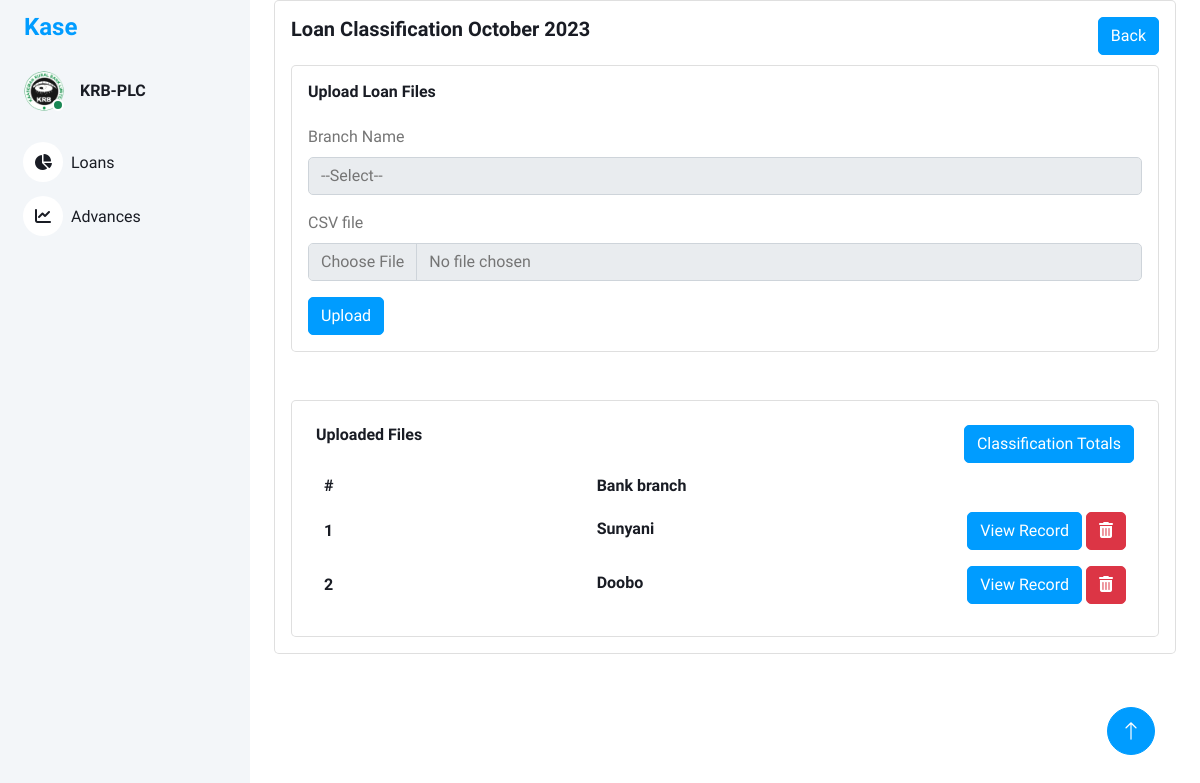
/loan_classification_upload/1, run on an earlier commit of the app's database.
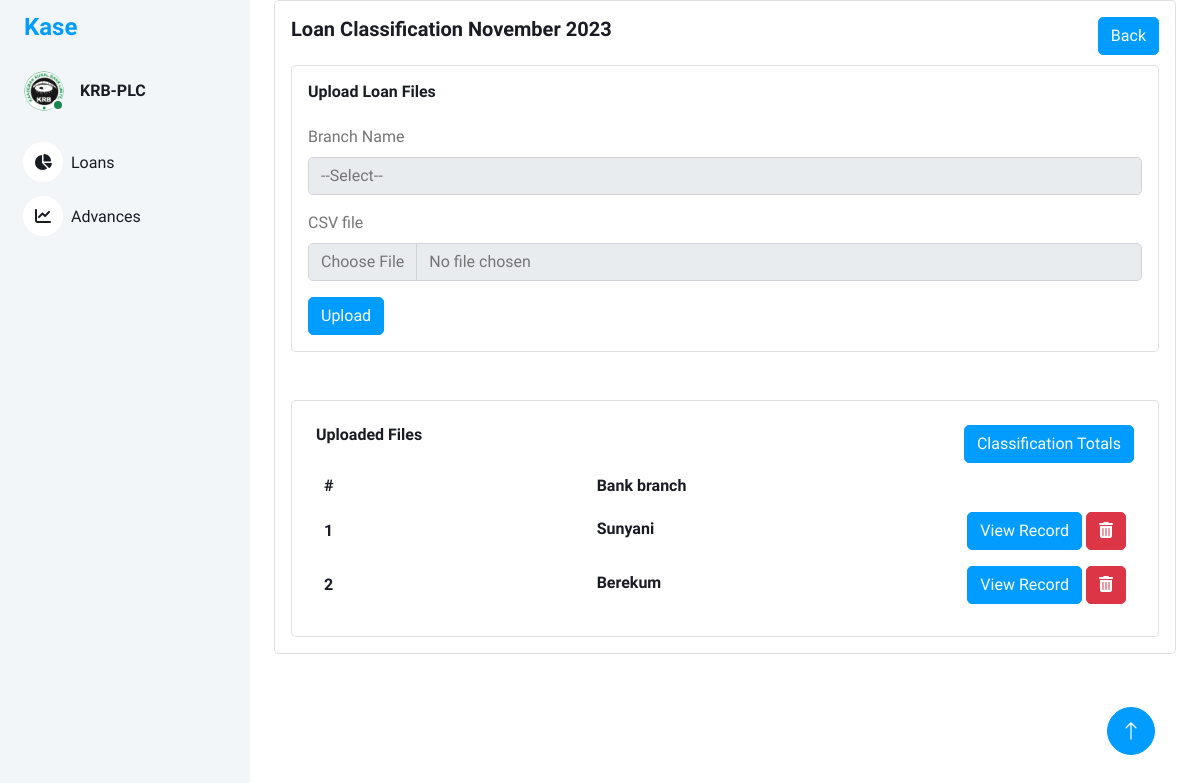
And on a later commit of the database.
### models/loan_classification.py (models this page shows, shortened)
class LoanClassification(db.Model):
    id = db.Column(db.Integer, primary_key=True)
    loan_classification_name = db.Column(db.String(100), nullable=False)
    loan_classification_desc = db.Column(db.String(100), nullable=True)

### models/loan_classification_files.py (models this page shows, shortened)
class LoanClassificationFiles(db.Model):
    id = db.Column(db.Integer, primary_key=True)
    branch_name = db.Column(db.String(100), nullable=False)
    loan_class_id = db.Column(db.String(100), nullable=True)
    filename = db.Column(db.String(100), nullable=True)

### views/loan_classification.py (the view)
@bp.route('/loan_classification_upload/<int:id>', methods=['GET'])
def loan_classification_uploads(id):
    loan_classification_uploads = LoanClassificationFiles.query.filter_by(loan_class_id=id).all()
    serialized_loan_classification_uploads = []
    for classification in loan_classification_uploads:
        serialized_loan_classification_uploads.append({
            'id': classification.id,
            'branch_name': classification.branch_name,
        })
    loan_classifications = LoanClassification.query.filter_by(id=id).all()  # Retrieve all loan classifications from the database
    return render_template('loan_classification_uploads.html',loan_class_uploads=serialized_loan_classification_uploads,loan_class_id=id,loan_class_date=loan_classifications[0].loan_classification_name)

### templates/loan_classification_uploads.html (shortened to what this page needs)
<!DOCTYPE html>
<html lang="en">
<head>
    <link href="https://cdnjs.cloudflare.com/ajax/libs/font-awesome/5.10.0/css/all.min.css" rel="stylesheet">
    <link href="https://cdn.jsdelivr.net/npm/bootstrap-icons@1.4.1/font/bootstrap-icons.css" rel="stylesheet">
    <link href="{{ url_for('static', filename='lib/owlcarousel/assets/owl.carousel.min.css') }}" rel="stylesheet">
    <link href="{{ url_for('static', filename='lib/tempusdominus/css/tempusdominus-bootstrap-4.min.css') }}"
        rel="stylesheet" />
    <link href="{{ url_for('static',filename='css/bootstrap.min.css') }}" rel="stylesheet">
    <link href="{{ url_for('static', filename='css/style.css') }}" rel="stylesheet">
    <link rel="stylesheet" href="https://cdnjs.cloudflare.com/ajax/libs/font-awesome/6.0.0-beta3/css/all.min.css">
</head>
<body>
    <div class="container-xxl position-relative bg-white d-flex p-0">
        <div class="sidebar pe-4 pb-3">
            <nav class="navbar bg-light navbar-light">
                <a href="{{ url_for('main.index') }}" class="navbar-brand mx-4 mb-3">
                    <h4 class="text-primary">Kase</h4>
                </a>
                <div class="d-flex align-items-center ms-4 mb-4">
                    <div class="position-relative">
                        <img class="rounded-circle" src="{{ url_for('static',filename='img/krblogoBig.png') }}" alt=""
                            style="width: 40px; height: 40px;">
                        <div
                            class="bg-success rounded-circle border border-2 border-white position-absolute end-0 bottom-0 p-1">
                        </div>
                    </div>
                    <div class="ms-3">
                        <h6 class="mb-0">KRB-PLC</h6>
                    </div>
                </div>
                <div class="navbar-nav w-100">
                    <a href="{{ url_for('main.index') }}" class="nav-item nav-link"><i
                            class="fa fa-chart-pie me-2"></i>Loans
                    </a>
                    <a href="{{ url_for('returns.returns') }}" class="nav-item nav-link"><i
                            class="fa fa-chart-line me-2"></i>Advances</a>
                </div>
            </nav>
        </div>
        <div class="content">
            <div class="container-fluid">
                <div class="container-fluid">
                    <div class="card">
                        <div class="card-body">
                             <div class="d-flex justify-content-between">
                                        <div>
                                            <h5 class="card-title fw-semibold mb-4">Loan Classification {{ loan_class_date }}</h5>
                                        </div>
                                        <div>
                                            <a href="{{ url_for('main.index')}}" class="btn btn-primary">Back</a>
                                        </div>
                                    </div>
                            <div class="card">
                                <div class="card-body ">
                                    <h6 class="card-title fw-semibold mb-4">Upload Loan Files </h6>
                                    <form method="post" action="{{ url_for('loan_classification.loan_file_upload',id=loan_class_id) }}" enctype="multipart/form-data">
                                        <div class="mb-3">
                                            <label for="loanClassName" class="form-label">Branch Name</label>
                                            <select class="form-control" name="branchName" id="branchName" >
                                                <option selected disabled>--Select--</option>
                                            </select>
                                        </div>
                                        <div class="mb-3">
                                            <label for="loanClassDesc"  class="form-label">CSV file</label>
                                            <input type="file" class="form-control" name="loanFile" id="loanFile">
                                        </div>
                                        <button type="submit" class="btn btn-primary">Upload</button>
                                    </form>
                                </div>
                            </div>
                            <br>
                            <br>
                            <div class="card w-100">
                                <div class="card-body p-4">
                                    <div class="d-flex justify-content-between">
                                        <div>
                                            <h6 class="card-title fw-semibold mb-4">Uploaded Files </h6>
                                        </div>
                                        <div>
                                            <a href="{{url_for('loan_classification.loan_classification_total',id=loan_class_id)}}"  class="btn btn-primary">Classification Totals</a>
                                        </div>
                                    </div>
                                    <div class="table-responsive">
                                        <table class="table table-auto text-nowrap mb-0 align-middle">
                                            <thead class="text-dark fs-4">
                                                <tr>
                                                    <th class="border-bottom-0 col">
                                                        <h6 class="fw-semibold mb-0">#</h6>
                                                    </th>
                                                    <th class="border-bottom-0 col">
                                                        <h6 class="fw-semibold mb-0">Bank branch</h6>
                                                    </th>
                                                    <th class="border-bottom-0 col">
                                                    </th>
                                                </tr>
                                            </thead>
                                            <tbody>
                                                {% for classification in loan_class_uploads %}
                                                <tr>
                                                    <td class="border-bottom-0">
                                                        <h6 class="fw-semibold mb-0">{{ loop.index }}</h6>
                                                    </td>
                                                    <td class="border-bottom-0">
                                                        <h6 class="fw-semibold mb-1">{{ classification.branch_name }}</h6>
                                                    </td>
                                                    <td class="border-bottom-0">
                                                        <a class="btn btn-primary">View Record</a>
                                                        <a class="btn btn-danger"><i class="fas fa-trash-alt"></i></a>
                                                    </td>
                                                </tr>
                                                {% endfor %}
                                            </tbody>
                                        </table>
                                    </div>
                                </div>
                            </div>
                        </div>
                    </div>
                </div>
            </div>
            <a href="#" class="btn btn-lg btn-primary btn-lg-square back-to-top"><i class="bi bi-arrow-up"></i></a>
        </div>
    </div>
</body>
</html>

### static/css/style.css (style rules this page uses)
:root { --primary: #009CFF; --light: #F3F6F9; --dark: #191C24; }
.back-to-top { position: fixed; display: none; right: 45px; bottom: 45px; z-index: 99; }
.btn { transition: .5s; }
.btn.btn-primary { color: #FFFFFF; }
.btn-lg-square { width: 48px; height: 48px; }
.btn-square, .btn-sm-square, .btn-lg-square { padding: 0; display: inline-flex; align-items: center; justify-content: center; font-weight: normal; border-radius: 50px; }
.sidebar { position: fixed; top: 0; left: 0; bottom: 0; width: 250px; height: 100vh; overflow-y: auto; background: var(--light); transition: 0.5s; z-index: 999; }
.content { margin-left: 250px; min-height: 100vh; background: #FFFFFF; transition: 0.5s; }
@media (min-width: 992px) { .sidebar { margin-left: 0; } }
@media (min-width: 992px) { .content { width: calc(100% - 250px); } }
.sidebar .navbar .navbar-nav .nav-link { padding: 7px 20px; color: var(--dark); font-weight: 500; border-left: 3px solid var(--light); border-radius: 0 30px 30px 0; outline: none; }
.sidebar .navbar .navbar-nav .nav-link i { width: 40px; height: 40px; display: inline-flex; align-items: center; justify-content: center; background: #FFFFFF; border-radius: 40px; }

### templates/loan_classification_uploads.html (style rules this page uses)
table { width: 100%; table-layout: fixed; }
table th:nth-child(3), table td:nth-child(3) { text-align:right; }

What changed in the data, as far as the page shows it:
removed LoanClassificationFiles: branch_name "Doobo"
changed LoanClassification: loan_classification_name "October 2023" → "November 2023"
added LoanClassificationFiles: branch_name "Berekum"
